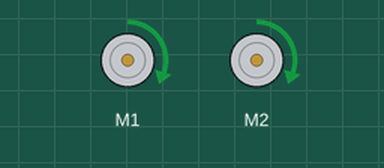
Recording of a sketch running on a simulated Arduino Uno, built with avr-gcc and run on an emulated ATmega328P. On the bench: 2 × DC motor (green arrow = forward, orange = backward, longer = faster).

Above: at 0.1 s.
At 4.1 s:
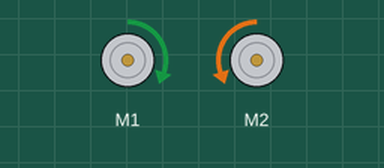
At 9.3 s:
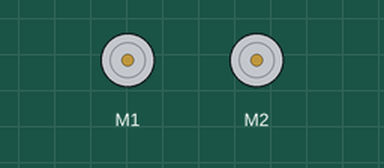
Timing chart, 0 to 10.8 s (numbered marks = the images above):
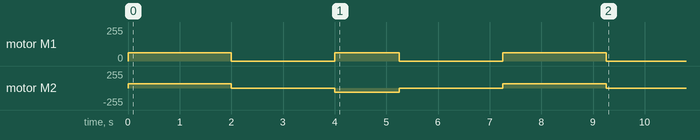

The sketch:

1-1-drive-forward-and-stop.ino
```cpp
#include <ZumoMotors.h>
#include <ZumoShield.h>
#include <Wire.h>

ZumoMotors motors;

int speed = 100;
int stop = 2000;

void setup() {
  // put your setup code here, to run once:
  Serial.begin(9600);
  Wire.begin();

  //drive forward then stop
  motors.setSpeeds (speed, speed);
  delay(stop);
  motors.setSpeeds (0,0);
  delay(stop);

  //turn right 90 degrees
  motors.setSpeeds (speed, -speed);
  delay(1250);
  motors.setSpeeds (0,0);
  delay(stop);

  //drive forward then stop
  motors.setSpeeds (speed, speed);
  delay(stop);
  motors.setSpeeds (0,0);
}

void loop() {
  // put your main code here, to run repeatedly:


}
```

Measured:
- by itself, motor M1: goes forward 63/255 2.0 s, stopped 2.0 s, forward 63/255 1.3 s, stopped 2.0 s, forward 63/255 2.0 s, then stopped
- by itself, motor M2: stopped → forward 63/255 at 0.00 s, → stopped 2.0 s later, → backward 63/255 2.0 s later, → stopped 1.3 s later, … (6 changes in this stretch)
